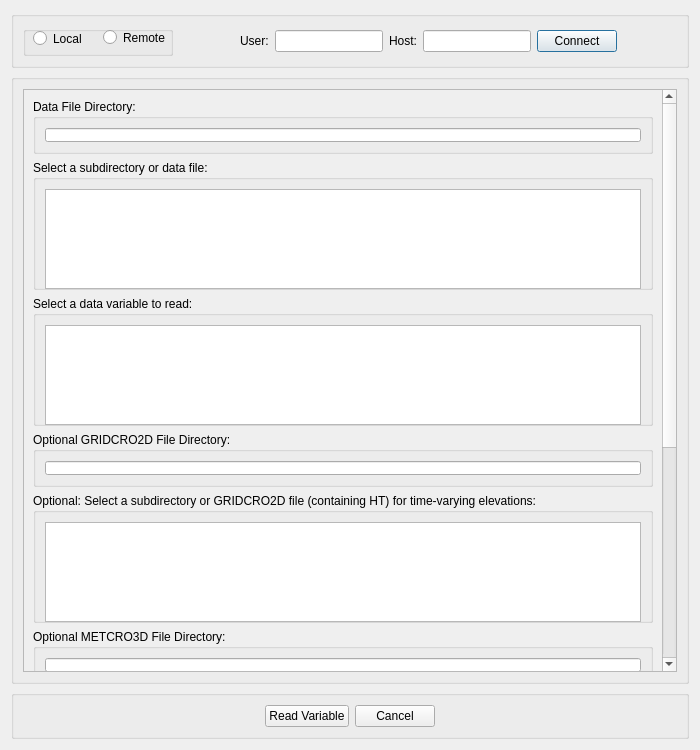
<?xml version="1.0" encoding="UTF-8"?>
<ui version="4.0">
 <class>CMAQFileReader</class>
 <widget class="QDialog" name="CMAQFileReader">
  <property name="geometry">
   <rect>
    <x>0</x>
    <y>0</y>
    <width>700</width>
    <height>750</height>
   </rect>
  </property>
  <property name="minimumSize">
   <size>
    <width>700</width>
    <height>700</height>
   </size>
  </property>
  <property name="windowTitle">
   <string>CMAQ File Reader</string>
  </property>
  <property name="modal">
   <bool>true</bool>
  </property>
  <layout class="QVBoxLayout" name="verticalLayout">
   <item>
    <widget class="QGroupBox" name="groupBox">
     <property name="sizePolicy">
      <sizepolicy hsizetype="Preferred" vsizetype="Fixed">
       <horstretch>0</horstretch>
       <verstretch>0</verstretch>
      </sizepolicy>
     </property>
     <property name="minimumSize">
      <size>
       <width>0</width>
       <height>45</height>
      </size>
     </property>
     <property name="title">
      <string/>
     </property>
     <layout class="QHBoxLayout" name="horizontalLayout_2">
      <item>
       <widget class="QGroupBox" name="groupBox_localremote">
        <property name="minimumSize">
         <size>
          <width>150</width>
          <height>30</height>
         </size>
        </property>
        <property name="title">
         <string/>
        </property>
        <property name="flat">
         <bool>false</bool>
        </property>
        <widget class="QRadioButton" name="remoteButton">
         <property name="geometry">
          <rect>
           <x>80</x>
           <y>3</y>
           <width>71</width>
           <height>17</height>
          </rect>
         </property>
         <property name="text">
          <string>Remote</string>
         </property>
        </widget>
        <widget class="QRadioButton" name="localButton">
         <property name="geometry">
          <rect>
           <x>10</x>
           <y>4</y>
           <width>61</width>
           <height>17</height>
          </rect>
         </property>
         <property name="text">
          <string>Local</string>
         </property>
        </widget>
       </widget>
      </item>
      <item>
       <spacer name="horizontalSpacer_3">
        <property name="orientation">
         <enum>Qt::Horizontal</enum>
        </property>
        <property name="sizeHint" stdset="0">
         <size>
          <width>40</width>
          <height>20</height>
         </size>
        </property>
       </spacer>
      </item>
      <item>
       <widget class="QLabel" name="userLabel">
        <property name="text">
         <string>User:</string>
        </property>
       </widget>
      </item>
      <item>
       <widget class="QLineEdit" name="userText">
        <property name="sizePolicy">
         <sizepolicy hsizetype="Fixed" vsizetype="Fixed">
          <horstretch>0</horstretch>
          <verstretch>0</verstretch>
         </sizepolicy>
        </property>
       </widget>
      </item>
      <item>
       <widget class="QLabel" name="hostLabel">
        <property name="text">
         <string>Host:</string>
        </property>
       </widget>
      </item>
      <item>
       <widget class="QLineEdit" name="hostText">
        <property name="sizePolicy">
         <sizepolicy hsizetype="Expanding" vsizetype="Fixed">
          <horstretch>0</horstretch>
          <verstretch>0</verstretch>
         </sizepolicy>
        </property>
       </widget>
      </item>
      <item>
       <widget class="QPushButton" name="connectButton">
        <property name="text">
         <string>Connect</string>
        </property>
       </widget>
      </item>
      <item>
       <spacer name="horizontalSpacer_4">
        <property name="orientation">
         <enum>Qt::Horizontal</enum>
        </property>
        <property name="sizeHint" stdset="0">
         <size>
          <width>40</width>
          <height>20</height>
         </size>
        </property>
       </spacer>
      </item>
     </layout>
    </widget>
   </item>
   <item>
    <widget class="QGroupBox" name="groupBox_2">
     <property name="title">
      <string/>
     </property>
     <layout class="QVBoxLayout" name="verticalLayout_2">
      <item>
       <widget class="QScrollArea" name="scrollArea">
        <property name="horizontalScrollBarPolicy">
         <enum>Qt::ScrollBarAlwaysOff</enum>
        </property>
        <property name="widgetResizable">
         <bool>true</bool>
        </property>
        <widget class="QWidget" name="scrollAreaWidgetContents">
         <property name="geometry">
          <rect>
           <x>0</x>
           <y>-281</y>
           <width>643</width>
           <height>942</height>
          </rect>
         </property>
         <layout class="QVBoxLayout" name="verticalLayout_4">
          <item>
           <widget class="QGroupBox" name="dataDirectoryGroupbox">
            <property name="sizePolicy">
             <sizepolicy hsizetype="Expanding" vsizetype="Fixed">
              <horstretch>0</horstretch>
              <verstretch>0</verstretch>
             </sizepolicy>
            </property>
            <property name="minimumSize">
             <size>
              <width>0</width>
              <height>55</height>
             </size>
            </property>
            <property name="title">
             <string>Data File Directory:</string>
            </property>
            <property name="flat">
             <bool>true</bool>
            </property>
            <layout class="QVBoxLayout" name="verticalLayout_3">
             <item>
              <widget class="QLineEdit" name="dataDirectoryText">
               <property name="text">
                <string/>
               </property>
              </widget>
             </item>
            </layout>
           </widget>
          </item>
          <item>
           <widget class="QGroupBox" name="dataFileGroupbox">
            <property name="sizePolicy">
             <sizepolicy hsizetype="Expanding" vsizetype="Fixed">
              <horstretch>0</horstretch>
              <verstretch>0</verstretch>
             </sizepolicy>
            </property>
            <property name="minimumSize">
             <size>
              <width>0</width>
              <height>130</height>
             </size>
            </property>
            <property name="title">
             <string>Select a subdirectory or data file:</string>
            </property>
            <property name="flat">
             <bool>true</bool>
            </property>
            <layout class="QVBoxLayout" name="verticalLayout_5">
             <item>
              <widget class="QListWidget" name="dataDirectoryListingText">
               <property name="sizePolicy">
                <sizepolicy hsizetype="Expanding" vsizetype="Fixed">
                 <horstretch>0</horstretch>
                 <verstretch>0</verstretch>
                </sizepolicy>
               </property>
               <property name="minimumSize">
                <size>
                 <width>0</width>
                 <height>100</height>
                </size>
               </property>
               <property name="maximumSize">
                <size>
                 <width>16777215</width>
                 <height>100</height>
                </size>
               </property>
              </widget>
             </item>
            </layout>
           </widget>
          </item>
          <item>
           <widget class="QGroupBox" name="dataVariableGroupbox">
            <property name="sizePolicy">
             <sizepolicy hsizetype="Preferred" vsizetype="Fixed">
              <horstretch>0</horstretch>
              <verstretch>0</verstretch>
             </sizepolicy>
            </property>
            <property name="minimumSize">
             <size>
              <width>0</width>
              <height>130</height>
             </size>
            </property>
            <property name="title">
             <string>Select a data variable to read:</string>
            </property>
            <property name="flat">
             <bool>true</bool>
            </property>
            <layout class="QVBoxLayout" name="verticalLayout_6">
             <item>
              <widget class="QListWidget" name="dataVariableListingText">
               <property name="sizePolicy">
                <sizepolicy hsizetype="Expanding" vsizetype="Fixed">
                 <horstretch>0</horstretch>
                 <verstretch>0</verstretch>
                </sizepolicy>
               </property>
               <property name="minimumSize">
                <size>
                 <width>0</width>
                 <height>100</height>
                </size>
               </property>
               <property name="maximumSize">
                <size>
                 <width>16777215</width>
                 <height>100</height>
                </size>
               </property>
              </widget>
             </item>
            </layout>
           </widget>
          </item>
          <item>
           <widget class="QGroupBox" name="htDirectoryGroupbox">
            <property name="sizePolicy">
             <sizepolicy hsizetype="Preferred" vsizetype="Fixed">
              <horstretch>0</horstretch>
              <verstretch>0</verstretch>
             </sizepolicy>
            </property>
            <property name="minimumSize">
             <size>
              <width>0</width>
              <height>55</height>
             </size>
            </property>
            <property name="title">
             <string>Optional GRIDCRO2D File Directory:</string>
            </property>
            <property name="flat">
             <bool>true</bool>
            </property>
            <layout class="QVBoxLayout" name="verticalLayout_7">
             <item>
              <widget class="QLineEdit" name="htDirectoryText"/>
             </item>
            </layout>
           </widget>
          </item>
          <item>
           <widget class="QGroupBox" name="htDirectoryListingGroupbox">
            <property name="sizePolicy">
             <sizepolicy hsizetype="Preferred" vsizetype="Fixed">
              <horstretch>0</horstretch>
              <verstretch>0</verstretch>
             </sizepolicy>
            </property>
            <property name="minimumSize">
             <size>
              <width>0</width>
              <height>130</height>
             </size>
            </property>
            <property name="title">
             <string>Optional: Select a subdirectory or GRIDCRO2D file (containing HT) for time-varying elevations:</string>
            </property>
            <property name="flat">
             <bool>true</bool>
            </property>
            <layout class="QVBoxLayout" name="verticalLayout_8">
             <item>
              <widget class="QListWidget" name="htDirectoryListingText">
               <property name="sizePolicy">
                <sizepolicy hsizetype="Expanding" vsizetype="Fixed">
                 <horstretch>0</horstretch>
                 <verstretch>0</verstretch>
                </sizepolicy>
               </property>
               <property name="minimumSize">
                <size>
                 <width>0</width>
                 <height>100</height>
                </size>
               </property>
               <property name="maximumSize">
                <size>
                 <width>16777215</width>
                 <height>100</height>
                </size>
               </property>
              </widget>
             </item>
            </layout>
           </widget>
          </item>
          <item>
           <widget class="QGroupBox" name="zfDirectoryGroupbox">
            <property name="sizePolicy">
             <sizepolicy hsizetype="Preferred" vsizetype="Fixed">
              <horstretch>0</horstretch>
              <verstretch>0</verstretch>
             </sizepolicy>
            </property>
            <property name="minimumSize">
             <size>
              <width>0</width>
              <height>55</height>
             </size>
            </property>
            <property name="maximumSize">
             <size>
              <width>16777215</width>
              <height>125</height>
             </size>
            </property>
            <property name="title">
             <string>Optional METCRO3D File Directory:</string>
            </property>
            <property name="flat">
             <bool>true</bool>
            </property>
            <layout class="QVBoxLayout" name="verticalLayout_9">
             <item>
              <widget class="QLineEdit" name="zfDirectoryText"/>
             </item>
            </layout>
           </widget>
          </item>
          <item>
           <widget class="QGroupBox" name="zfDirectoryListingGroupbox">
            <property name="minimumSize">
             <size>
              <width>0</width>
              <height>130</height>
             </size>
            </property>
            <property name="maximumSize">
             <size>
              <width>16777215</width>
              <height>125</height>
             </size>
            </property>
            <property name="title">
             <string>Optional: Select a subdirectory or METCRO3D file (containing ZF) for time-varying elevations:</string>
            </property>
            <property name="flat">
             <bool>true</bool>
            </property>
            <layout class="QVBoxLayout" name="verticalLayout_10">
             <item>
              <widget class="QListWidget" name="zfDirectoryListingText">
               <property name="sizePolicy">
                <sizepolicy hsizetype="Expanding" vsizetype="Fixed">
                 <horstretch>0</horstretch>
                 <verstretch>0</verstretch>
                </sizepolicy>
               </property>
               <property name="minimumSize">
                <size>
                 <width>0</width>
                 <height>100</height>
                </size>
               </property>
               <property name="maximumSize">
                <size>
                 <width>16777215</width>
                 <height>100</height>
                </size>
               </property>
              </widget>
             </item>
            </layout>
           </widget>
          </item>
          <item>
           <widget class="QGroupBox" name="wwindDirectoryGroupbox">
            <property name="sizePolicy">
             <sizepolicy hsizetype="Preferred" vsizetype="Fixed">
              <horstretch>0</horstretch>
              <verstretch>0</verstretch>
             </sizepolicy>
            </property>
            <property name="minimumSize">
             <size>
              <width>0</width>
              <height>55</height>
             </size>
            </property>
            <property name="title">
             <string>Optional METCRO3D/CONC File Directory:</string>
            </property>
            <property name="flat">
             <bool>true</bool>
            </property>
            <layout class="QVBoxLayout" name="verticalLayout_11">
             <item>
              <widget class="QLineEdit" name="wwindDirectoryText"/>
             </item>
            </layout>
           </widget>
          </item>
          <item>
           <widget class="QGroupBox" name="wwindDirectoryListingGroupbox">
            <property name="minimumSize">
             <size>
              <width>0</width>
              <height>130</height>
             </size>
            </property>
            <property name="maximumSize">
             <size>
              <width>16777215</width>
              <height>125</height>
             </size>
            </property>
            <property name="title">
             <string>Optional: Select a subdirectory or METCRO3D/CONC file (containing WWIND or W_VEL) for 3D wind vectors:</string>
            </property>
            <property name="flat">
             <bool>true</bool>
            </property>
            <layout class="QVBoxLayout" name="verticalLayout_12">
             <item>
              <widget class="QListWidget" name="wwindDirectoryListingText">
               <property name="sizePolicy">
                <sizepolicy hsizetype="Expanding" vsizetype="Fixed">
                 <horstretch>0</horstretch>
                 <verstretch>0</verstretch>
                </sizepolicy>
               </property>
               <property name="minimumSize">
                <size>
                 <width>0</width>
                 <height>100</height>
                </size>
               </property>
               <property name="maximumSize">
                <size>
                 <width>16777215</width>
                 <height>100</height>
                </size>
               </property>
              </widget>
             </item>
            </layout>
           </widget>
          </item>
          <item>
           <spacer name="verticalSpacer">
            <property name="orientation">
             <enum>Qt::Vertical</enum>
            </property>
            <property name="sizeHint" stdset="0">
             <size>
              <width>20</width>
              <height>40</height>
             </size>
            </property>
           </spacer>
          </item>
         </layout>
         <zorder>dataDirectoryGroupbox</zorder>
         <zorder>verticalSpacer</zorder>
         <zorder>dataFileGroupbox</zorder>
         <zorder>dataVariableGroupbox</zorder>
         <zorder>htDirectoryGroupbox</zorder>
         <zorder>htDirectoryListingGroupbox</zorder>
         <zorder>zfDirectoryGroupbox</zorder>
         <zorder>zfDirectoryListingGroupbox</zorder>
         <zorder>wwindDirectoryGroupbox</zorder>
         <zorder>wwindDirectoryListingGroupbox</zorder>
        </widget>
       </widget>
      </item>
     </layout>
    </widget>
   </item>
   <item>
    <widget class="QGroupBox" name="groupBox_3">
     <property name="sizePolicy">
      <sizepolicy hsizetype="Preferred" vsizetype="Fixed">
       <horstretch>0</horstretch>
       <verstretch>0</verstretch>
      </sizepolicy>
     </property>
     <property name="minimumSize">
      <size>
       <width>0</width>
       <height>39</height>
      </size>
     </property>
     <property name="title">
      <string/>
     </property>
     <layout class="QHBoxLayout" name="horizontalLayout">
      <item>
       <spacer name="horizontalSpacer">
        <property name="orientation">
         <enum>Qt::Horizontal</enum>
        </property>
        <property name="sizeHint" stdset="0">
         <size>
          <width>40</width>
          <height>20</height>
         </size>
        </property>
       </spacer>
      </item>
      <item>
       <widget class="QPushButton" name="readButton">
        <property name="maximumSize">
         <size>
          <width>110</width>
          <height>16777215</height>
         </size>
        </property>
        <property name="text">
         <string>Read Variable</string>
        </property>
       </widget>
      </item>
      <item>
       <widget class="QPushButton" name="cancelButton">
        <property name="maximumSize">
         <size>
          <width>100</width>
          <height>16777215</height>
         </size>
        </property>
        <property name="text">
         <string>Cancel</string>
        </property>
       </widget>
      </item>
      <item>
       <spacer name="horizontalSpacer_2">
        <property name="orientation">
         <enum>Qt::Horizontal</enum>
        </property>
        <property name="sizeHint" stdset="0">
         <size>
          <width>40</width>
          <height>20</height>
         </size>
        </property>
       </spacer>
      </item>
     </layout>
    </widget>
   </item>
  </layout>
 </widget>
 <resources/>
 <connections/>
 <designerdata>
  <property name="gridDeltaX">
   <number>10</number>
  </property>
  <property name="gridDeltaY">
   <number>10</number>
  </property>
  <property name="gridSnapX">
   <bool>true</bool>
  </property>
  <property name="gridSnapY">
   <bool>false</bool>
  </property>
  <property name="gridVisible">
   <bool>true</bool>
  </property>
 </designerdata>
</ui>
